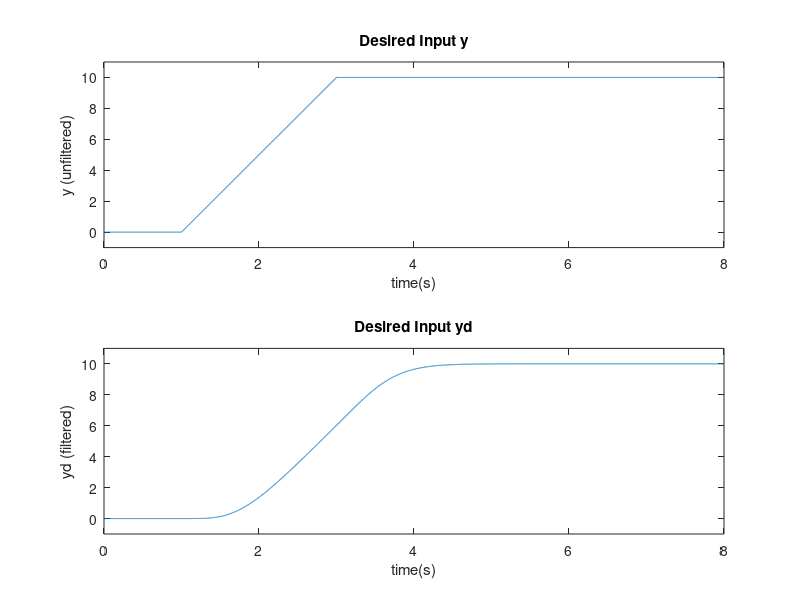
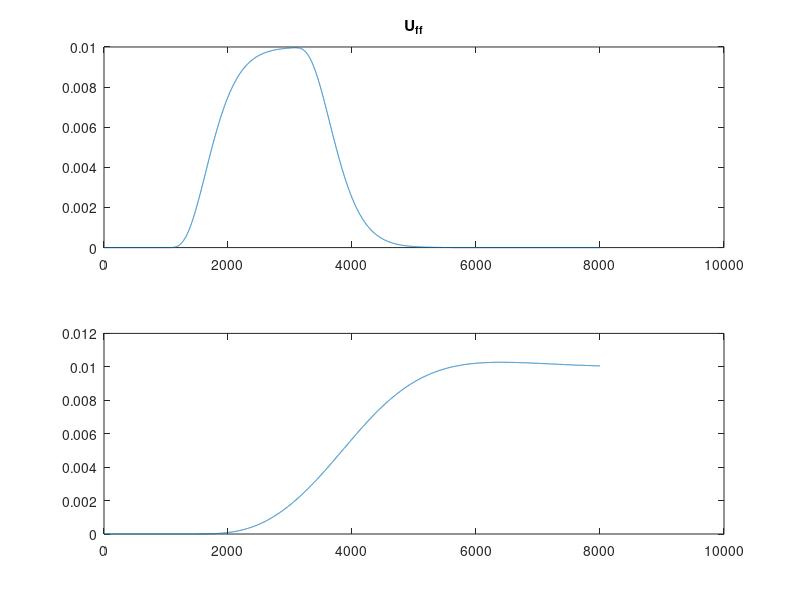

Source code (MATLAB) for these figures, in order:
clc; 
clear;

L=1; R=1; K=1; m=1; g=9.8; J=1; B=1;
%% origianl system state space
A=[
    0, 1, 0;
    0, -B/J, K/J;
    0, -K/L, -R/L;
    ];
B=[ 0 ; 0 ; 1/L];
C=[1, 0, 0];
D=0;
%% origianl system transfer function
[numerator denominator]=ss2tf(A,B,C,D);
r=3;
origianl_system_transfer_function=tf(numerator, denominator); % got relative degree=3
original_system_state_space=ss(A, B, C, D);

%% yd
% defining the desired output (and filtering it twice)
tin = 1; tup =3;  tf = 8; delt = 0.001; ymax = 10;

ramp = ymax/(tup-tin);
t1 = 0:delt:tin; 
t2=max(t1)+delt:delt:tup;
t3=max(t2)+delt:delt:tf;
y0 = zeros(size(t1));
y1 = ramp*(t2-max(t1));
y2 = max(y1)*ones(size(t3));
t = 0:delt:tf; y = [y0 y1 y2];

% filtering the desired signal 
Wf = 1; % choose a filter break frequency in Hz
num = [Wf*2*pi]; den = [1 (Wf*2*pi)]; % first order filter
[Af,Bf,Cf,Df] = tf2ss(num,den);
Sys_f = ss(Af,Bf,Cf,Df); % first order filter system
Sysf = Sys_f*Sys_f*Sys_f*Sys_f*Sys_f; % fifth order filter
[yd,xtemp]= lsim(Sysf,y,t); % filter the desired signal
figure(1);
subplot(211), plot(t,y); 
title('Desired Input y');
axis([0 8 -1 11]);
xlabel('time(s)'); ylabel('y (unfiltered)')

subplot(212), plot(t,yd); 
title('Desired Input yd');
xlabel('time(s)'); ylabel('yd (filtered)')
axis([0 8 -1 11]);

%% y_desired_double_dot
cc=[0]
for i=1:length(y)-1
    y_velocity(i)=yd(i+1)-yd(i);
end

y_velocity=[y_velocity cc];
for i=1:length(y_velocity)-1
    y_acc(i)=y_velocity(i+1)-y_velocity(i);
end
y_acc=[y_acc cc];

for i=1:length(y_acc)-1
    y_r(i)=y_acc(i+1)-y_acc(i);
end
y_r=[y_acc cc];

T=[ C ; C*A; C*A^(r-1) ];

Z_ref=[y ; y_velocity ; y_acc];

X_ref=inv(T)*Z_ref;

U_inv=( 1/ (C*A^(r-1)*B) )* ( y_r' -C*A^(r)* X_ref);

figure(2)
U_ff=U_inv(1,:); % TODO
subplot(211); plot(U_ff);
title('U_f_f');
y_angle=lsim(original_system_state_space, U_ff, t);
subplot(212); plot(y_angle);